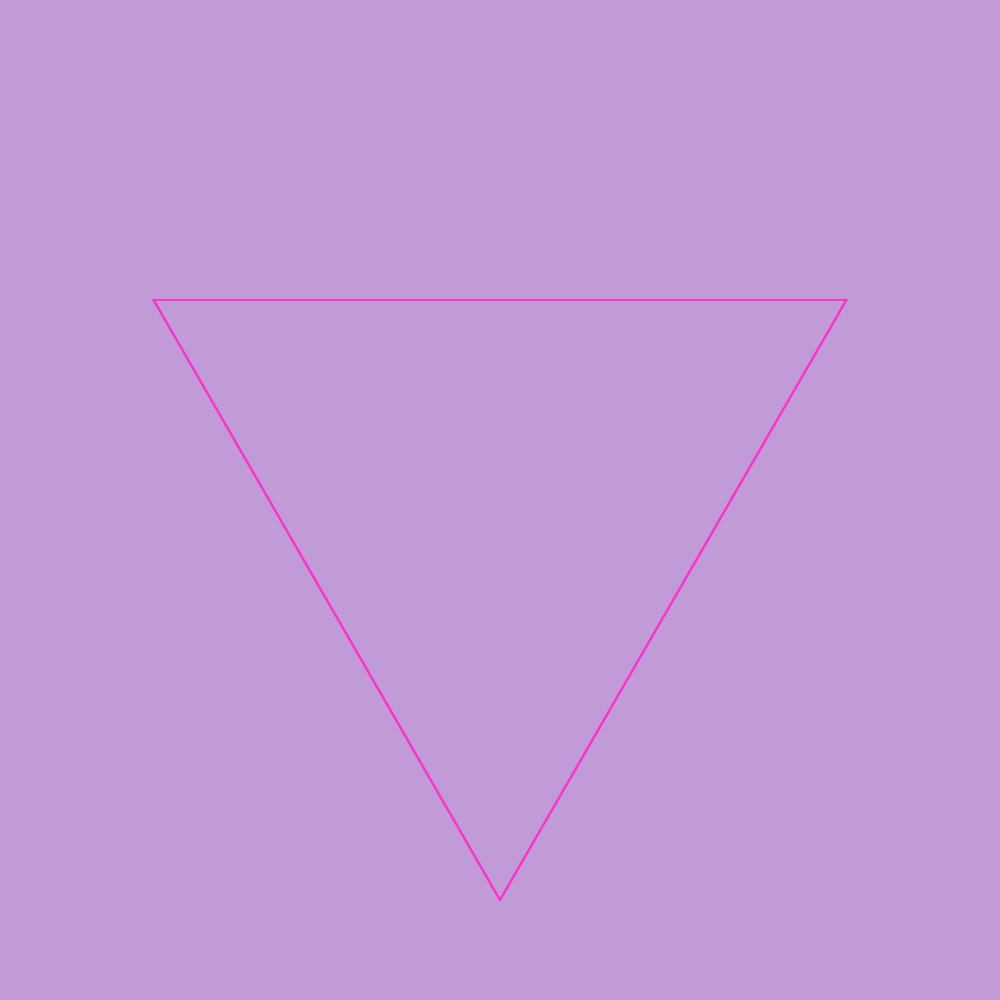
Frame 1 (no input)
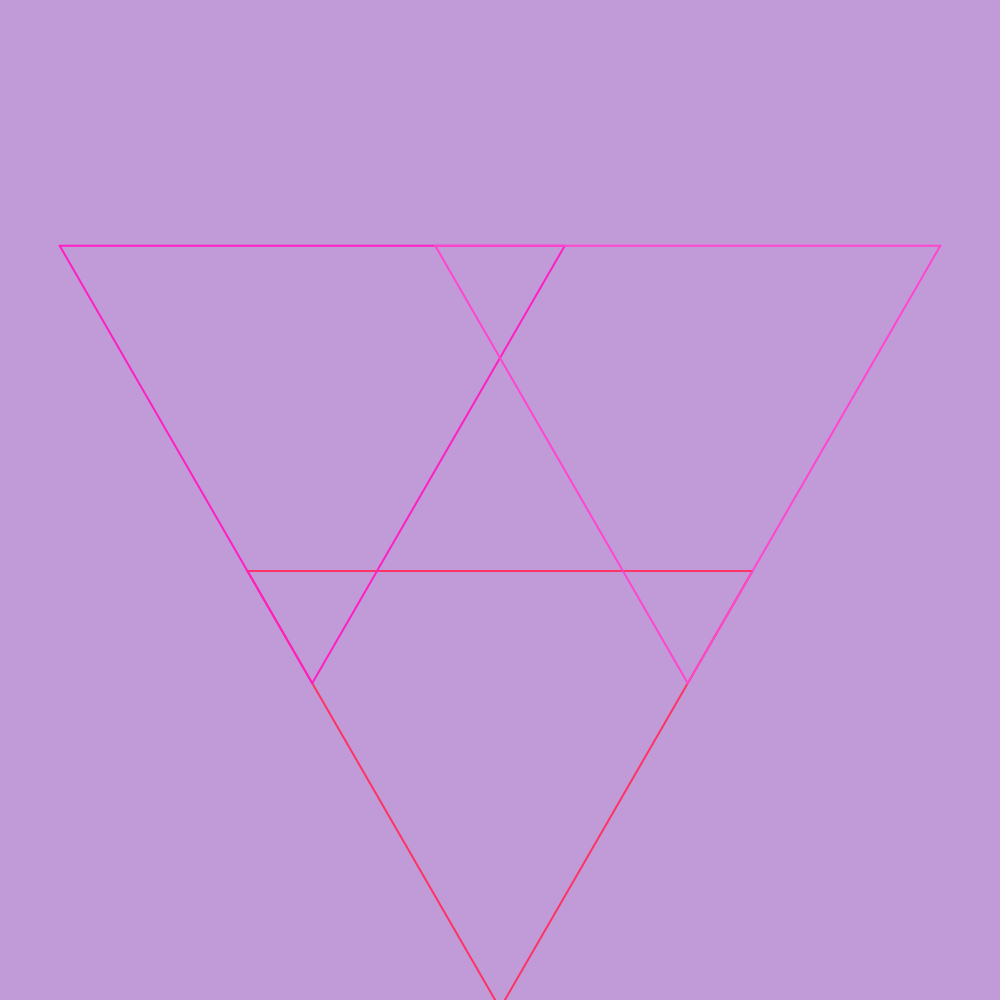
Frame 60 (no input)
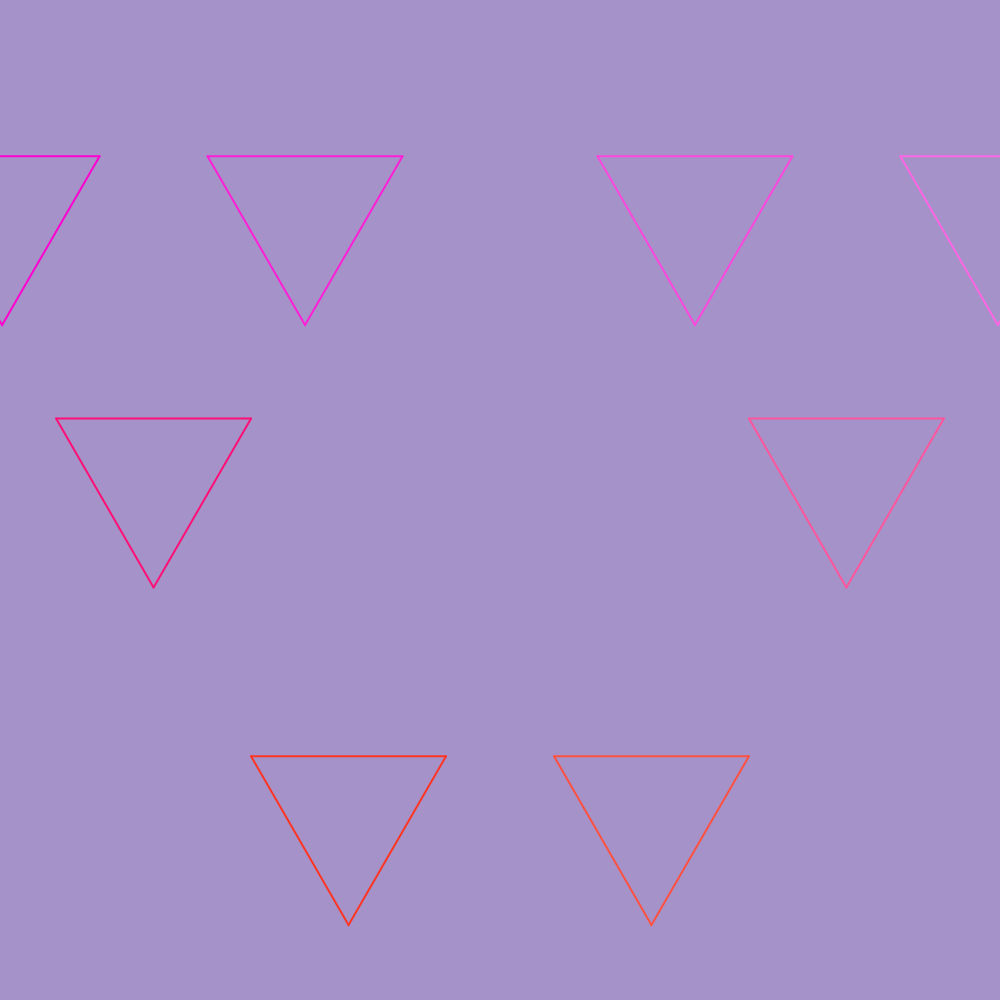
Frame 120 (the mouse pressed at the canvas centre since frame 60)

The p5.js sketch that drew these frames (run headless with seeded random() and noise() and a simulated clock; from frame 60 on, the mouse is pressed at the canvas centre):

// p5.js sketch
// ── sketch.js
// Copyright (c) 2022 >> Andrew S Klug // ASKproduKtion
// Licensed under the Apache License, Version 2.0 (the "License"); this file may not be used except in compliance with the License, a copy of which is available at http://www.apache.org/licenses/LICENSE-2.0
// Unless required by applicable law or agreed to in writing, software distributed under the License is distributed on an "AS IS" BASIS, WITHOUT WARRANTIES OR CONDITIONS OF ANY KIND, either express or implied. See the License for the specific language governing permissions and limitations under the License.

// inspiration >> MaximSchoemaker
// https://www.youtube.com/watch?v=vIrecKTVe94

var colorBackground, sizeASK;
var colorsASK = [];

let t;
let frame = 0;
const frames = 2000;
const maxDepth = 4;

let n;

function setup() {
  let sizeASK = min(windowWidth, windowHeight);
  createCanvas(sizeASK, sizeASK);
  colorsASK = [
//    color(255, 255, 255), // white 
    color(139, 121, 162), // smokey lavender 1
    color(164, 146, 200), // warm lavender 2
//    color(226, 211, 240), // warm lavender 5
//    color(255, 0, 40), // red 1
    color(139, 121, 162), // smokey lavender 1
    color(132, 80, 155), // smokey plum 1
    color(114, 85, 131), // smokey plum 2
//    color(190, 63, 246), // violet 1
    color(193, 154, 216), // warm lavender 1
    color(164, 146, 200), // warm lavender 2
    color(174, 135, 194), // warm lavender 4
  ];
  colorMode(HSL, 1);
  renderColors();
}

// random color picker from ASK colors
function renderColors() {
  sizeASK = min(windowWidth, windowHeight);
//  colorStroke = random(colorsASK);
  colorBackground = random(colorsASK);
//  if (colorBackground == colorStroke) renderColors();
}

// on mouse pressed, reset drawing and colors
function mousePressed() {
  renderColors();
}

// On window resize, update the canvas size
function windowResized () {
  resizeCanvas(windowWidth, windowHeight);
}

function invCosn(v) {
  return 1 - (cos(v * TWO_PI) * 0.5 + 0.5);
}

function draw() {
  frame += deltaTime / (1000 / 60);
  t = fract(frame / frames);

  scale(width, height);
  background(colorBackground);
  stroke(1);
  strokeWeight(0.002);

  n = 3 + floor(4 * t);
  const depth = maxDepth * invCosn(t * 4);
  
  drawFractal(0.5, 0.5, 1 / 2.5, depth);
}

function polar(angle, radius) {
  return {
    x: cos(angle * TWO_PI) * radius,
    y: sin(angle * TWO_PI) * radius,
  }
}

function drawFractal(x, y, size, depth) {
  const df = constrain(depth, 0, 1);
  for (let i = 0; i < n; i++) {
    const f = i / n;
    const angle = f + 0.25;

    if (depth > 0) {
      const scale = 0.5;
      const r = size * (df);
      const p = polar(angle, r);
      const s = size * (1 - df * scale);
      drawFractal(x + p.x, y + p.y, s, depth - 1);
    } else {
      const p1 = polar(angle, size);
      const p2 = polar(angle + 1 / n, size);

      const hue = fract(t + y * 0.25 + .75);
      const sat = 1;
      const light = x * 0.2 + 0.5;
      const c = color(hue, sat, light);
      stroke(c);

      line(x + p1.x, y + p1.y, x + p2.x, y + p2.y);
    }
  }
}
